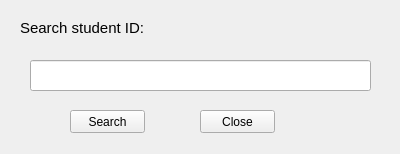
<?xml version="1.0" encoding="UTF-8"?>
<ui version="4.0">
 <class>Search</class>
 <widget class="QWidget" name="Search">
  <property name="geometry">
   <rect>
    <x>0</x>
    <y>0</y>
    <width>400</width>
    <height>154</height>
   </rect>
  </property>
  <property name="windowTitle">
   <string>Search</string>
  </property>
  <widget class="QLabel" name="label">
   <property name="geometry">
    <rect>
     <x>20</x>
     <y>20</y>
     <width>211</width>
     <height>16</height>
    </rect>
   </property>
   <property name="font">
    <font>
     <pointsize>11</pointsize>
    </font>
   </property>
   <property name="text">
    <string>Search student ID:</string>
   </property>
  </widget>
  <widget class="QLineEdit" name="lineEdit">
   <property name="geometry">
    <rect>
     <x>30</x>
     <y>60</y>
     <width>341</width>
     <height>31</height>
    </rect>
   </property>
  </widget>
  <widget class="QPushButton" name="pushButton">
   <property name="geometry">
    <rect>
     <x>70</x>
     <y>110</y>
     <width>75</width>
     <height>23</height>
    </rect>
   </property>
   <property name="text">
    <string>Search</string>
   </property>
  </widget>
  <widget class="QPushButton" name="pushButton_2">
   <property name="geometry">
    <rect>
     <x>200</x>
     <y>110</y>
     <width>75</width>
     <height>23</height>
    </rect>
   </property>
   <property name="text">
    <string>Close</string>
   </property>
  </widget>
 </widget>
 <resources/>
 <connections/>
</ui>
